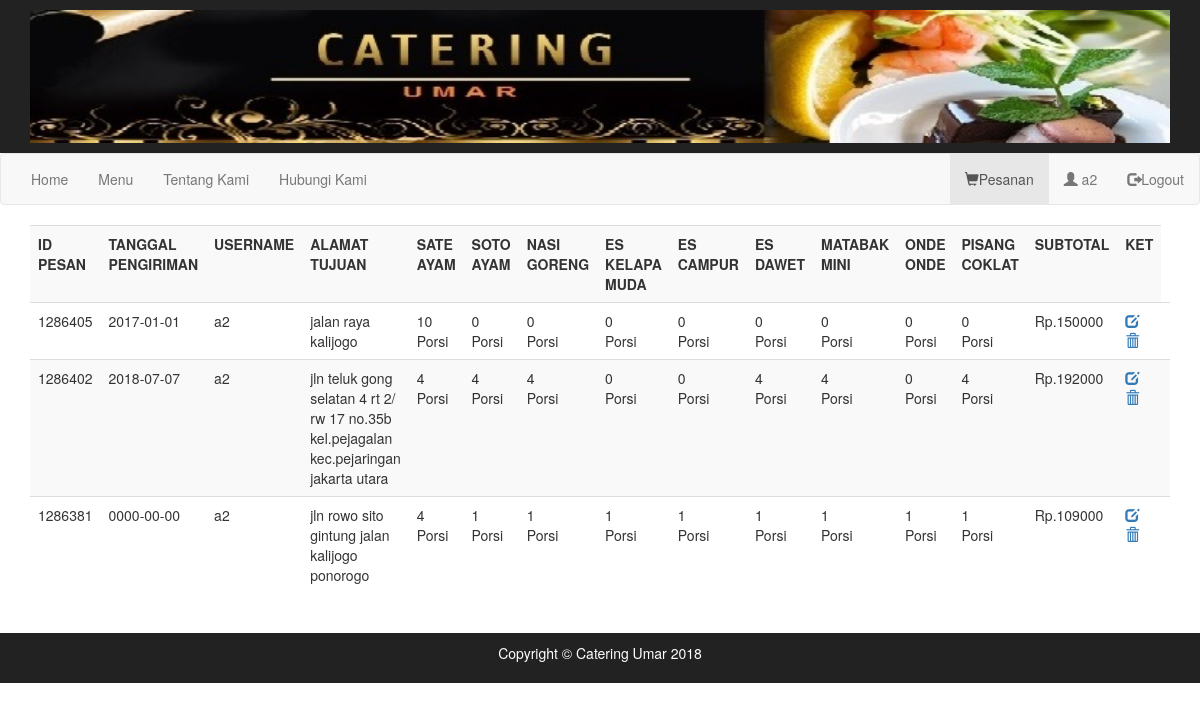
Screenshot of /customer/total.php (signed in) with the database file from the repository.
### tables this page shows
CREATE TABLE `pesanan` (
  `id_beli` int(11) NOT NULL,
  `tgl_psn` date NOT NULL,
  `username` varchar(20) NOT NULL,
  `almt_tujuan` text NOT NULL,
  `sate_ayam` int(10) NOT NULL,
  `soto_ayam` int(10) NOT NULL,
  `nasgor` int(10) NOT NULL,
  `degan` int(10) NOT NULL,
  `scampur` int(10) NOT NULL,
  `dawet` int(10) NOT NULL,
  `martabak` int(10) NOT NULL,
  `onde` int(10) NOT NULL,
  `piscok` int(10) NOT NULL,
  `subtotal` int(50) NOT NULL
);

### customer/total.php (the view, shortened to what this page needs)
<!DOCTYPE html>
<html>
<head>
  <link rel="stylesheet" type="text/css" href="../assets/css/style.css">
  <link rel="stylesheet" type="text/css" href="../assets/css/bootstrap.min.css">
  <link rel="stylesheet" type="text/css" href="../assets/css/bootstrap.css">
</head>
<body>
<header id="header">
<div class="container">
  <div class="row">
    <div class="col-md-12">
      <img src="../img/beranda/header-ti.png" width="100%" >
    </div>
  </div>
</div>
</header>
<nav class="navbar navbar-default">
    <div class="container-fluid">
      <ul class="nav navbar-nav">
        <li><a href="index.php">Home</a></li>
        <li><a href="menu.php">Menu</a></li>
        <li><a href="about.php">Tentang Kami</a></li>
        <li><a href="contact.php">Hubungi Kami</a></li>
      </ul>
      <ul class="nav navbar-nav navbar-right">
        <li data-toggle="modal" data-target="#mydaftar" class="active"><a href="total.php"><span class="  glyphicon glyphicon-shopping-cart"></span>Pesanan</a></li>
        <li data-toggle="modal" data-target="#mydaftar"><a href="profil.php" title="Ingin melihat deskripsi ? Silahkan klik !"><span class="glyphicon glyphicon-user"></span>
          <?php session_start();$user=$_SESSION['pelanggan'];echo $user;?>
        </a></li>
        <li data-toggle="modal" data-target="#mydaftar"><a href="../Logout.php"><span class="glyphicon glyphicon-log-out"></span>Logout</a></li>
      </ul>
    </div>
  </nav>
<content id="content">
  <div class="container">
<div class="table-responsive">
  <table class="table table-striped table-hover">
        <tr>
          <th>ID PESAN</th>
          <th>TANGGAL PENGIRIMAN</th>
          <th>USERNAME</th>
          <th>ALAMAT TUJUAN</th>
          <th>SATE AYAM</th>
          <th>SOTO AYAM</th>
          <th>NASI GORENG</th>
          <th>ES KELAPA MUDA</th>
          <th>ES CAMPUR</th>
          <th>ES DAWET</th>
          <th>MATABAK MINI</th>
          <th>ONDE ONDE</th>
          <th>PISANG COKLAT</th>
          <th>SUBTOTAL</th>
          <th>KET</th>
        </tr>
          <?php
    include("../koneksi.php");
    $user=$_SESSION['pelanggan'];
      $ngecek = mysqli_query($koneksi, "SELECT * FROM pesanan WHERE username='$user' ORDER BY id_beli DESC");
      $baris=mysqli_num_rows($ngecek);
      if($baris == 0){
        echo '<tr><td colspan="8">Tidak ada belanjaan.</td></tr>';
      }else{
         while ($bag=mysqli_fetch_assoc($ngecek)) {
        echo '
          <tr>
          <td>'.$bag['id_beli'].'</td>
          <td>'.$bag['tgl_psn'].'</td>
          <td>'.$bag['username'].'</td>
          <td>'.$bag['almt_tujuan'].'</td>
          <td>'.$bag['sate_ayam'].' <br>Porsi</td>
          <td>'.$bag['soto_ayam'].' <br>Porsi</td>
          <td>'.$bag['nasgor'].' <br>Porsi</td>
          <td>'.$bag['degan'].' <br>Porsi</td>
          <td>'.$bag['scampur'].' <br>Porsi</td>
          <td>'.$bag['dawet'].' <br>Porsi</td>
          <td>'.$bag['martabak'].' <br>Porsi</td>
          <td>'.$bag['onde'].' <br>Porsi</td>
          <td>'.$bag['piscok'].' <br>Porsi</td>
          <td>Rp.'.$bag['subtotal'].'</td>
          <td>
            <a href="edit.php?id_beli='.$bag['id_beli'].'" title="Edit pesanan anda"><span class="glyphicon glyphicon-edit" aria-hidden="true"></span></a>
            <a href="total.php?aksi=delete&id_beli='.$bag['id_beli'].'" title="Hapus pesanan anda" onclick="return confirm(\' Apakah anda yakin ingin membatalkan pesanan anda?\')"><span class="glyphicon glyphicon-trash" aria-hidden="true"></span></a>
          </td>
          <td>';
                    }
      }
      ?>
  </table>
</div>
</div>
</content>
<footer id="footer">
  <div class="container">
    <div class="row">
      <div class="col-md-12">
        <p align="center">Copyright &copy; Catering Umar 2018</p>
      </div>
    </div>
  </div>
</footer>
</body>
</html>

### assets/css/style.css (style rules this page uses)
#header { padding: 10px 0; background: #222; color: #fff; }
#footer { background: #222; padding: 10px; margin-top: 20px; color: #fff; }

### rows the page displays
pesanan: id_beli "1286405", tgl_psn "2017-01-01", username "a2", almt_tujuan "jalan raya kalijogo", sate_ayam "10", soto_ayam "0", nasgor "0", degan "0", scampur "0", dawet "0", martabak "0", onde "0", piscok "0", subtotal "150000"
pesanan: id_beli "1286402", tgl_psn "2018-07-07", username "a2", almt_tujuan "jln teluk gong selatan 4 rt 2/ rw 17 no.35b kel.pejagalan kec.pejaringan jakarta utara", sate_ayam "4", soto_ayam "4", nasgor "4", degan "0", scampur "0", dawet "4", martabak "4", onde "0", piscok "4", subtotal "192000"
pesanan: id_beli "1286381", tgl_psn "0000-00-00", username "a2", almt_tujuan "jln rowo sito gintung jalan kalijogo ponorogo", sate_ayam "4", soto_ayam "1", nasgor "1", degan "1", scampur "1", dawet "1", martabak "1", onde "1", piscok "1", subtotal "109000"

### other values shown
$user "a2"
